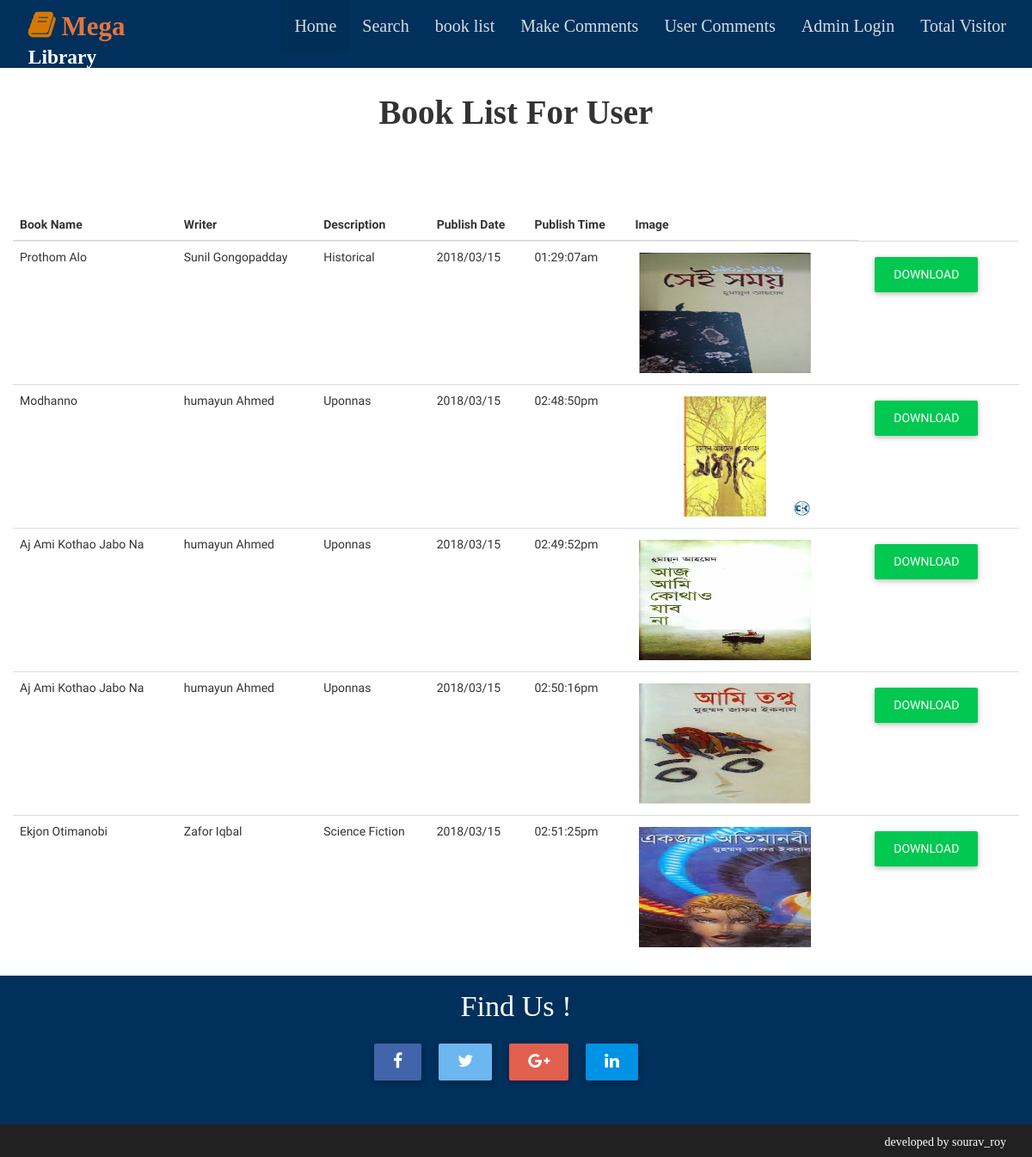
/user_book_list.php, run on the app's committed database.
### tables this page shows
CREATE TABLE `books` (
  `id` int(100) NOT NULL,
  `book_name` varchar(50) NOT NULL,
  `writer` varchar(50) NOT NULL,
  `description` varchar(50) NOT NULL,
  `date` varchar(50) NOT NULL,
  `time` varchar(50) NOT NULL,
  `file` varchar(100) NOT NULL
);

### user_book_list.php (the view, shortened to what this page needs)
<?php
	include 'includes/header.php';
?>
	<div class="row">
	    <h5 style="text-align:center;font-family: initial;font-size: 39px;margin-top:50px;margin-bottom:90px;font-weight: bold">Book List For User</h5>
	</div>
  <div class ="container-fluid">
		<div class="row">
			<div class="col-lg-12 col-md-12 colsm-12 col-xs-12">
				<table class="table table-hover">
				  <thead>
					<tr>
					  <th>Book Name</th>
					  <th>Writer</th>
					  <th>Description</th>
					  <th>Publish Date</th>
					  <th>Publish Time</th>
					  <th>Image</th>
					</tr>
				  </thead>
				  <tbody>
					<?php
					require("connection.php");
					$result = mysqli_query($conn, "SELECT * FROM books ORDER BY date,time ASC LIMIT 0,30");
					while($row=mysqli_fetch_array($result)){
					  echo "<tr>";
					  echo  "<td>" .  $row['book_name']  . "</td>";
					  echo  "<td>" .  $row['writer']     . "</td>";
					  echo  "<td>" .  $row['description']. "</td>";
					  echo  "<td>" .  $row['date']       . "</td>";
					  echo  "<td>" .  $row['time']       . "</td>";
					  echo  "<td>" .  "<img  src='files/".$row['file']."' >". "</td>";
					  echo  "<td> <a class='btn btn-success' href ='files/".$row['file']."' download> Download </a> </td>";
					  ?>
					  <?php
					  echo "</tr>";
					}
					?>
				  </tbody>
				</table>
				</div>
			</div>
		</div>
<?php
	include 'includes/footer.php';
?>

### css/style.css (style rules this page uses)
body { width:100%; margin:0 auto; padding:0auto; display:block; }

### user_book_list.php (style rules this page uses)
img { float: left; margin: 5px; width: 200px; height: 140px; }

### data on the page
books: book_name "Prothom Alo", writer "Sunil Gongopadday", description "Historical", date "2018/03/15", time "01:29:07am", file (picture)
books: book_name "Modhanno", writer "humayun Ahmed", description "Uponnas", date "2018/03/15", time "02:48:50pm", file (picture)
books: book_name "Aj Ami Kothao Jabo Na", writer "humayun Ahmed", description "Uponnas", date "2018/03/15", time "02:49:52pm", file (picture)
books: book_name "Aj Ami Kothao Jabo Na", writer "humayun Ahmed", description "Uponnas", date "2018/03/15", time "02:50:16pm", file (picture)
books: book_name "Ekjon Otimanobi", writer "Zafor Iqbal", description "Science Fiction", date "2018/03/15", time "02:51:25pm", file (picture)
